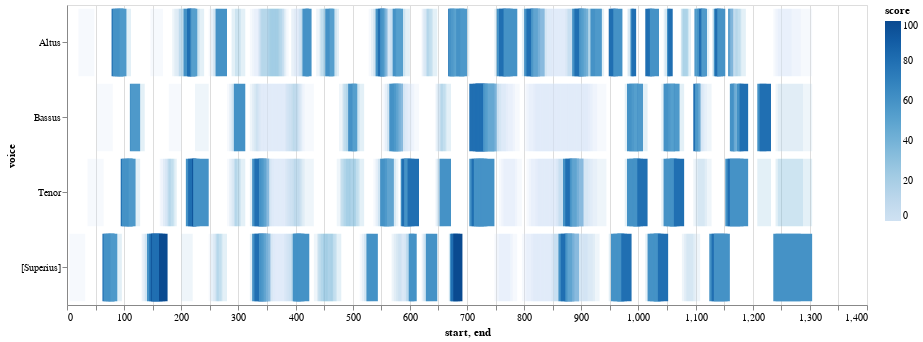

Notebook code for this chart:
### Markdown cell above
**Additional Clarification**:
    
- As we change the cutoff with the slider, the ngrams with scores lower than the cutoff would be hidden away.
- Levenshtein distance takes into account how many changes we need to make to turn a pattern into another. For example, pattern '2, 2, 1, 2' and pattern '2, 2, 1, 3' would have the same levenshtein score 25 when compared to pattern '2, 2, 1, 1' because we need to make one change at the fourth character of the two strings to turn it into '2, 2, 1, 1'

### Code cell
# use the durations calculated from above
viz.plot_close_match_heatmap(ngrams,'-2, -2, -2, -2, -2', ngrams_duration, selected_patterns=[], voices=[])

### Figure 1 — Vega-Lite specification as saved in the notebook (floating-point values rounded to 4 significant figures; data arrays with more than 128 entries replaced by an {"elided": "..."} marker saying what was removed)
{"config": {"view": {"continuousWidth": 400, "continuousHeight": 300}}, "data": {"name": "data-d4d496060463fc1a3ac626841768799a"}, "mark": "bar", "encoding": {"color": {"type": "quantitative", "field": "score"}, "opacity": {"condition": {"value": 1, "test": "(datum.score > SelectorName.cutoff)"}, "value": 0.2}, "tooltip": [{"type": "quantitative", "field": "start"}, {"type": "quantitative", "field": "end"}, {"type": "nominal", "field": "pattern"}, {"type": "quantitative", "field": "score"}], "x": {"type": "quantitative", "field": "start"}, "x2": {"field": "end"}, "y": {"type": "nominal", "field": "voice"}}, "height": 300, "selection": {"SelectorName": {"type": "single", "fields": ["cutoff"], "bind": {"input": "range", "max": 100, "min": 0, "name": "cutoff:", "step": 1}, "init": {"cutoff": 50}}, "selector010": {"type": "interval", "bind": "scales", "encodings": ["x", "y"]}}, "width": 800, "$schema": "https://vega.github.io/schema/vega-lite/v4.8.1.json", "datasets": {"data-d4d496060463fc1a3ac626841768799a": {"elided": "586 records"}}}
